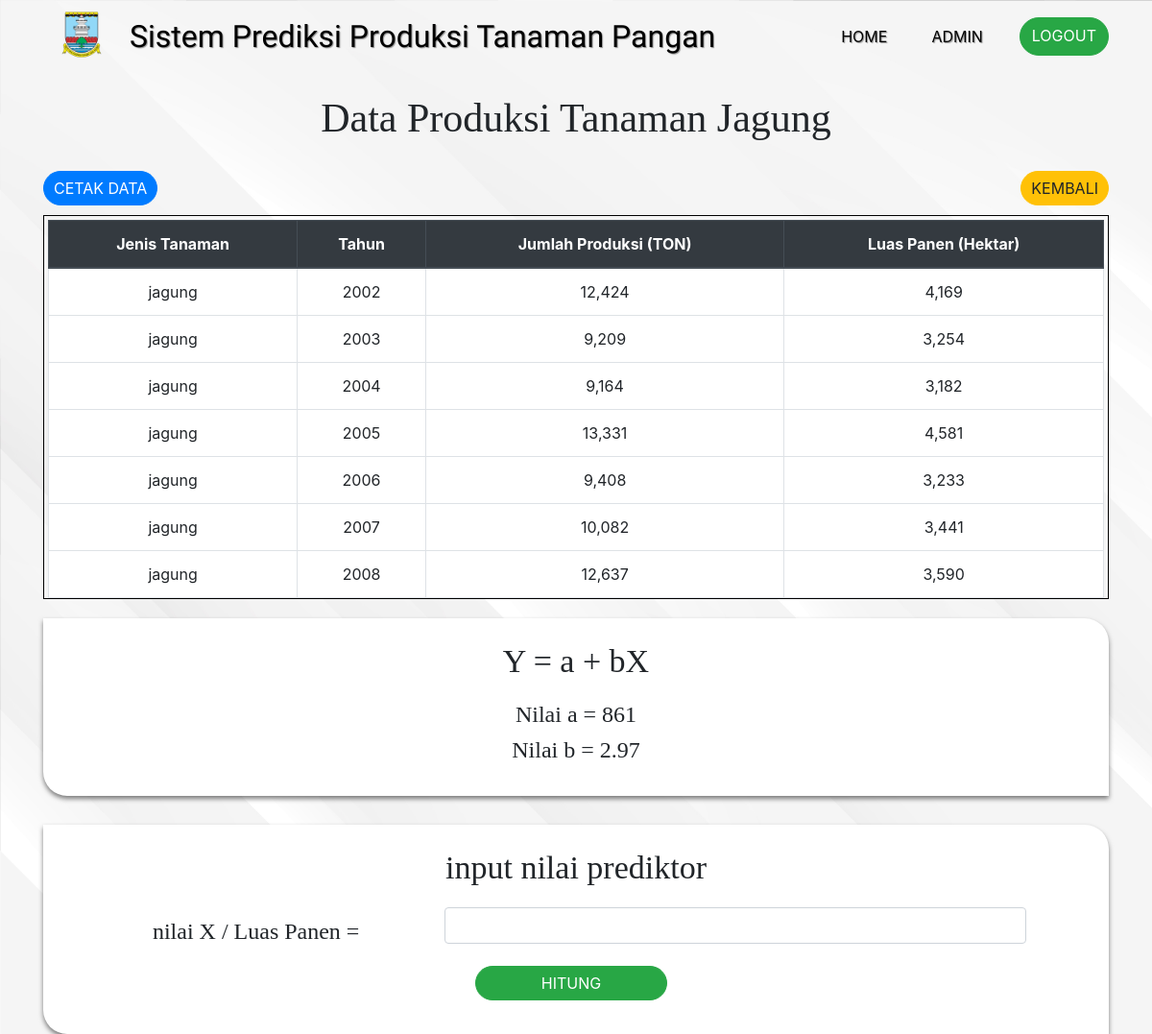
/admin/prediksi/jagung/prediksi.php?a=861.38400116032&b=2.97 (signed in), run on the app's committed database.
### tables this page shows
CREATE TABLE `jagung` (
  `id_jagung` int(11) NOT NULL,
  `tahun` int(50) NOT NULL,
  `produksi` int(200) NOT NULL,
  `LuasPanen` int(200) NOT NULL
);

### function/functions.php (called while the page is built, shortened)
<?php
$conn = mysqli_connect("localhost", "root", "", "prediksi2.0");
function query($query)
{
    global $conn;
    $result = mysqli_query($conn, $query);
    $rows = [];
    while ($row = mysqli_fetch_assoc($result)) {
        $rows[] = $row;
    }
    return $rows;
}

### admin/prediksi/jagung/prediksi.php (the view, shortened to what this page needs)
<?php
require '../../../function/functions.php';
$data = query("SELECT * FROM jagung ORDER BY tahun");
$a = $_GET["a"];
$b = $_GET["b"];
?>
<!doctype html>
<html lang="en">
<head>
    <link rel="stylesheet" href="../../../bootstrap/css/bootstrap.min.css">
    <link rel="stylesheet" href="../css/prediksi.css">
</head>
<body>
    <nav class="navbar navbar-expand-lg navbar-light">
        <div class="container">
            <img src="../../../logodinaskabserang/Serang.png" alt="logo">
            <a class="navbar-brand" href="">Sistem Prediksi Produksi Tanaman Pangan</a>
            <div class="collapse navbar-collapse" id="navbarNavAltMarkup">
                <div class="navbar-nav ml-auto">
                    <a class="nav-item nav-link active" href="../../admin-page.php">Home</a>
                    <a class="nav-item nav-link" href="../../dataadmin.php">admin</a>
                    <a class="nav-item btn btn-success tombol" href="../../logout.php">logout</a>
                </div>
            </div>
        </div>
    </nav>
    <div class="container">
        <h1 class="header">data produksi tanaman jagung</h1>
        <div class="btnbtn">
            <a class="nav-item btn btn-primary add" href="" onclick="window.print()">cetak data</a>
            <a class="nav-item btn btn-warning add kembali" href="jagung.php">kembali</a>
        </div>
        <div class="scroll">
            <table class="table table-bordered">
                <thead class="thead-dark">
                    <tr>
                        <th scope="col">Jenis Tanaman</th>
                        <th scope="col">Tahun</th>
                        <th scope="col">Jumlah Produksi (TON)</th>
                        <th scope="col">Luas Panen (Hektar)</th>
                    </tr>
                </thead>
                <tbody>
                    <?php foreach ($data as $dt) : ?>
                        <tr>
                            <td>jagung</td>
                            <td><?= $dt["tahun"]; ?></td>
                            <td><?= number_format($dt["produksi"]); ?></td>
                            <td><?= number_format($dt["LuasPanen"]); ?></td>
                        </tr>
                    <?php endforeach; ?>
                </tbody>
            </table>
        </div>
        <div class="content">
            <div class="persamaan">
                <h2>Y = a + bX</h2>
                <h4>Nilai a = <?php
                                echo number_format($a);
                                ?>
                </h4>
                <h4>Nilai b = <?php
                                echo $b; ?>
                </h4>
            </div>
        </div>
        <div class="hasilpre">
            <h2>input nilai prediktor</h2>
            <form action="" method="POST">
                <div class="form-group row">
                    <label for="predik" class="col-sm-4 col-form-label">nilai X / Luas Panen =</label>
                    <div class="col-sm-7">
                        <input type="text" name="predik" class="form-control" id="predik" autocomplete="off">
                    </div>
                </div>
                <div class="row d-flex justify-content-center">
                    <button type="submit" name="hitung" class="btn btn-success add">hitung</button>
                </div>
            </form>
        </div>
    </div>
</body>
</html>

### admin/prediksi/css/prediksi.css (style rules this page uses)
body { background-image: url(../background/bgpage.jpg); background-size: cover; }
.navbar { position: relative; z-index: 1; }
.navbar-brand { font-family: viga; font-size: 16px; }
.navbar img { width: 50px; position: relative; }
.navbar .nav-link { text-align: center; }
.table { background-color: white; }
.table td { word-wrap: break-word; }
.tombol { text-transform: uppercase; border-radius: 40px; }
.add { text-transform: uppercase; border-radius: 40px; font-size: 16px; margin-right: 10px; padding: 5px 10px; margin-top: 10px; margin-bottom: 10px; }
.btnbtn { display: flex; }
.btnbtn .kembali { margin-left: auto; margin-right: 0; }
.header { font-size: 42px; margin-top: 20px; text-align: center; text-transform: capitalize; font-family: poppins; margin-bottom: 20px; }
.scroll { margin:4px, 4px; padding:4px; width: 100%; height: 50vh; overflow-x: hidden; overflow-y: auto; text-align: center; border: 1px solid black; }
.hasilpre h2 { font-size: 34px; text-align: center; font-family: poppins; margin-bottom: 20px; }
.hasilpre label { font-size: 24px; font-family: poppins; text-align: center; margin-left: 30px; }
.hasilpre input { width: 100%; }
.hasilpre button { width: 200px; margin-top: -5px; }
.content { display: flex; justify-content: center; }
.persamaan { background-color:white; box-shadow: 0 3px 5px rgba(0, 0, 0, 0.5); border-radius: 0 25px; padding: 25px; margin-bottom: 30px; width: 100%; justify-items: center; margin-top: 20px; }
.persamaan h2 { font-size: 34px; text-align: center; font-family: poppins; margin-bottom: 20px; }
.persamaan h4 { font-size: 24px; text-align : center; font-family: poppins; }
.hasilpre { background-color:white; box-shadow: 0 3px 5px rgba(0, 0, 0, 0.5); border-radius: 0 25px; padding: 25px; }
@media (min-width: 992px) { .navbar { padding-bottom: 10px; } }
@media (min-width: 992px) { .navbar-brand { font-size: 32px; } }
@media (min-width: 992px) { .navbar-brand, .nav-link { color: rgb(0, 0, 0) !important; text-shadow: 1px 1px 1px rgba(105, 105, 105, 0.7); } }
@media (min-width: 992px) { .navbar img { width: 80px; position: relative; bottom: 2px; margin-right: 10px; } }
@media (min-width: 992px) { .nav-link { text-transform: uppercase; margin-right: 30px; } }

### data on the page
jagung: tahun "2002", produksi "12,424", LuasPanen "4,169"
jagung: tahun "2003", produksi "9,209", LuasPanen "3,254"
jagung: tahun "2004", produksi "9,164", LuasPanen "3,182"
jagung: tahun "2005", produksi "13,331", LuasPanen "4,581"
jagung: tahun "2006", produksi "9,408", LuasPanen "3,233"
jagung: tahun "2007", produksi "10,082", LuasPanen "3,441"
jagung: tahun "2008", produksi "12,637", LuasPanen "3,590"

### other printed values
$a "861"
$b "2.97"
